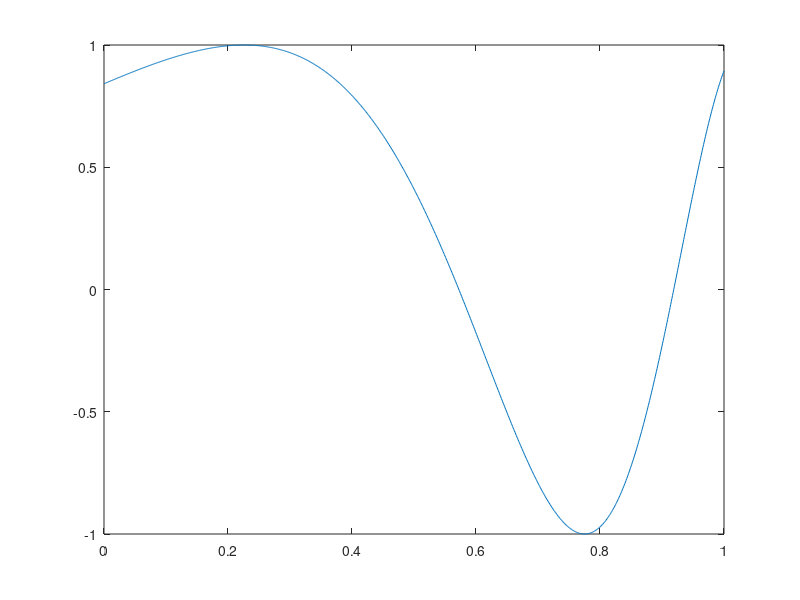

MATLAB code to generate this figure: (Note: this script raises an error after producing the figure.)
%%
% We use $n=3$ and $n=6$ equally spaced nodes for the function
% $\sin(e^{2x})$ over $[0,1]$.

%%  
f = @(x) sin(exp(2*x));
x = linspace(0,1,1001)';
plot(x,f(x)), hold on

t = linspace(0,1,4)'; 
p = polyinterp(t,f(t));
plot(x,p(x))

t = linspace(0,1,7)'; 
p = polyinterp(t,f(t));
plot(x,p(x));

%%
% The curves always intersect at the interpolation nodes. 
